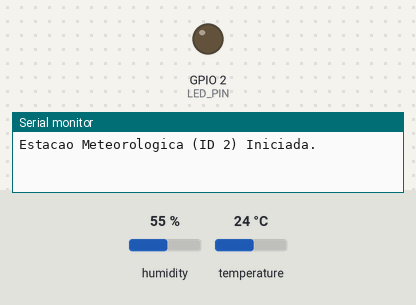
Simulated run of this sketch. Board: ESP32. Parts: output pins drawn as LEDs (lit = HIGH), the last lines printed to the serial monitor. Inputs (shaded band) come from the test bench; at power-on: humidity 55 %, temperature 24 °C. Random numbers use the default seed unless the sketch sets one.

Above: at 2.5 s.
At 62.74 s:
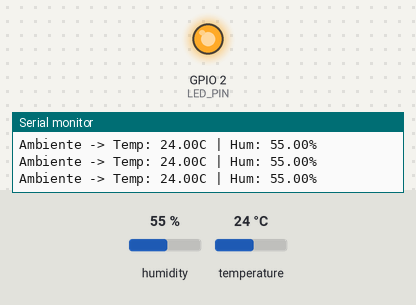
Timing chart, 0 to 67.0 s (numbered marks = the images above):
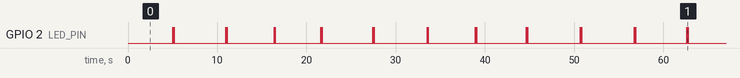

The sketch:

estacao_meteorologica.ino
```cpp
/*
   PLACA: ESTAÇÃO METEOROLÓGICA (ID 2)
   HARDWARE: Sensor DHT22 no Pino 4 | LED no Pino 2
   FUNÇÃO: Lê Temp/Umidade, envia com Jitter e pisca 2x o LED.
*/

#include <esp_now.h>
#include <WiFi.h>
#include <DHT.h>

// ================= CONFIGURAÇÃO =================
#define DHTPIN      4       // Pino do sensor
#define DHTTYPE     DHT22   // Tipo do sensor
#define LED_PIN     2       // LED da placa (Geralmente GPIO 2)
#define NODE_ID     2       // ID 2 = Estação Meteorológica
#define BROADCAST_DATA_REQUEST 16 // Tipo de pacote para solicitar dados

DHT dht(DHTPIN, DHTTYPE);

// ================= ESTRUTURA DE DADOS =================
struct __attribute__((packed)) DataPacket {
    int node_id;
    int msg_type;
    float temps[13]; // <-- AUMENTADO PARA 13 (Consistência)
    float hum;
    bool motor_state;
    float threshold;
};

DataPacket myData;
uint8_t broadcastAddress[] = {0xFF, 0xFF, 0xFF, 0xFF, 0xFF, 0xFF};
esp_now_peer_info_t peerInfo;

unsigned long lastTime = 0;
unsigned long interval = 5000;
volatile bool pendingDataSend = false;

// Callback de Envio (compatível com ESP32 Core v2 e v3)
#if defined(ESP_ARDUINO_VERSION) && ESP_ARDUINO_VERSION >= ESP_ARDUINO_VERSION_VAL(3, 0, 0)
void OnDataSent(const wifi_tx_info_t *info, esp_now_send_status_t status) {}
#else
void OnDataSent(const uint8_t *mac_addr, esp_now_send_status_t status) {}
#endif

// NOVO: Callback de Recebimento de Comandos (compatível com ESP32 Core v2 e v3)
#if defined(ESP_ARDUINO_VERSION) && ESP_ARDUINO_VERSION >= ESP_ARDUINO_VERSION_VAL(3, 0, 0)
void OnDataRecv(const esp_now_recv_info_t *info, const uint8_t *incomingData, int len) {
#else
void OnDataRecv(const uint8_t *mac, const uint8_t *incomingData, int len) {
#endif
  if (len == sizeof(DataPacket)) {
    DataPacket commandPacket;
    memcpy(&commandPacket, incomingData, sizeof(commandPacket));

    if (commandPacket.msg_type == BROADCAST_DATA_REQUEST) {
      Serial.println("Requisicao de dados recebida. Agendando envio...");
      pendingDataSend = true;
    }
  }
}

void setup() {
  Serial.begin(9600);

  pinMode(LED_PIN, OUTPUT);
  digitalWrite(LED_PIN, LOW); // Garante que comece apagado

  dht.begin();

  WiFi.mode(WIFI_STA);
  if (esp_now_init() != ESP_OK) {
    Serial.println("Erro ESP-NOW");
    ESP.restart();
  }

  esp_now_register_send_cb(OnDataSent);
  // Registra o callback para receber comandos do Gateway
  esp_now_register_recv_cb(OnDataRecv);

  memcpy(peerInfo.peer_addr, broadcastAddress, 6);
  peerInfo.channel = 0;
  peerInfo.encrypt = false;
  esp_now_add_peer(&peerInfo);

  Serial.println("Estacao Meteorologica (ID 2) Iniciada.");
}

void sendSensorData() {
  // 1. LER DADOS
  float h = dht.readHumidity();
  float t = dht.readTemperature();

  if (isnan(h) || isnan(t)) {
    Serial.println("Falha ao ler DHT22!");
    t = -127.0;
    h = 0.0;
  }

  // 2. PREENCHER PACOTE
  myData.node_id = NODE_ID;
  myData.msg_type = 0;
  myData.hum = h;

  // Temperatura ambiente vai na posição 0
  myData.temps[0] = t;
  for(int i=1; i<13; i++) myData.temps[i] = -127.0;

  myData.motor_state = false;
  myData.threshold = 0; // Garante que o campo threshold seja inicializado

  Serial.print("Ambiente -> Temp: ");
  Serial.print(t);
  Serial.print("C | Hum: ");
  Serial.print(h);
  Serial.println("%");

  // 3. ENVIAR
  esp_now_send(broadcastAddress, (uint8_t *) &myData, sizeof(myData));

  // --- BLINK DUPLO (FEEDBACK VISUAL) ---
  digitalWrite(LED_PIN, HIGH); delay(50);
  digitalWrite(LED_PIN, LOW);  delay(50);
  digitalWrite(LED_PIN, HIGH); delay(50);
  digitalWrite(LED_PIN, LOW);
  // -------------------------------------
}

void loop() {
  if (pendingDataSend) {
    pendingDataSend = false;
    sendSensorData();
    lastTime = millis();
  }
  if ((millis() - lastTime) > interval) {
    sendSensorData();
    // 4. JITTER (Anti-Colisão)
    lastTime = millis();
    interval = 5000 + random(0, 1000);
  }
}
```

Measured:
- by itself, GPIO 2 (LED_PIN): moves between LOW and HIGH, repeating every 51.5 s
